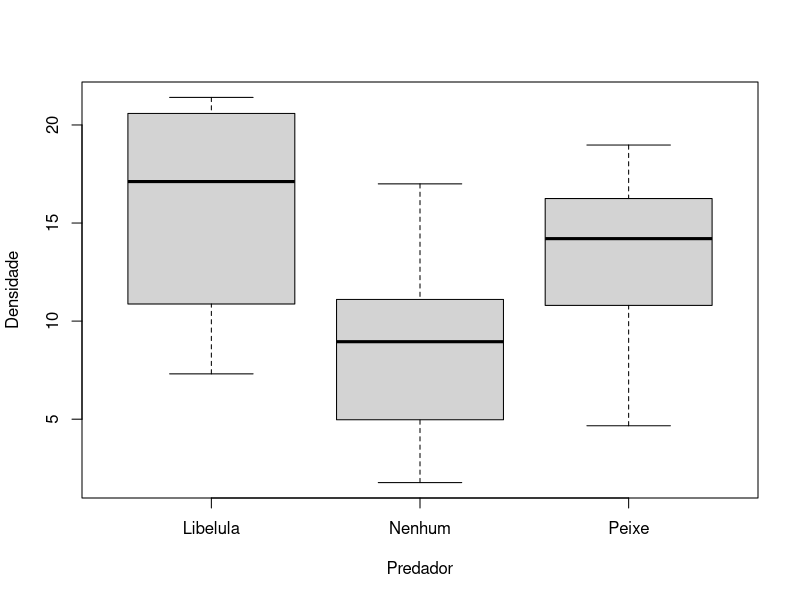
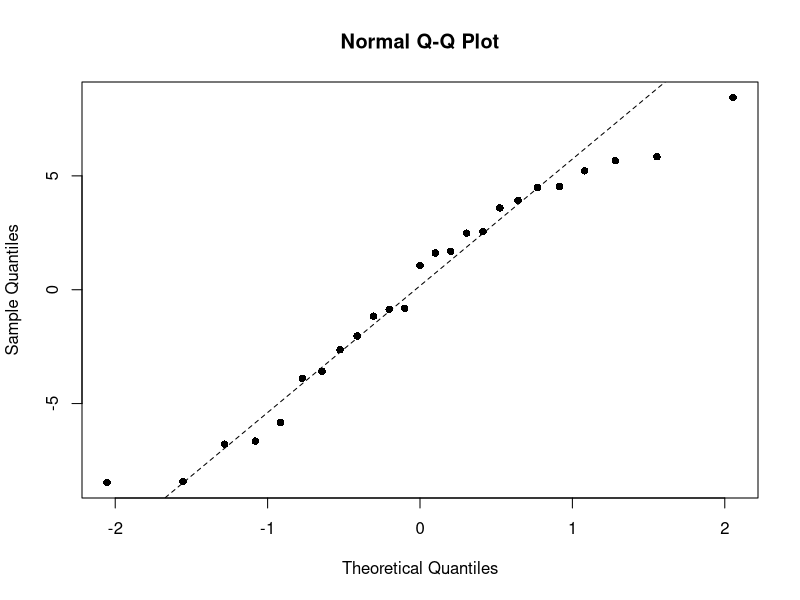
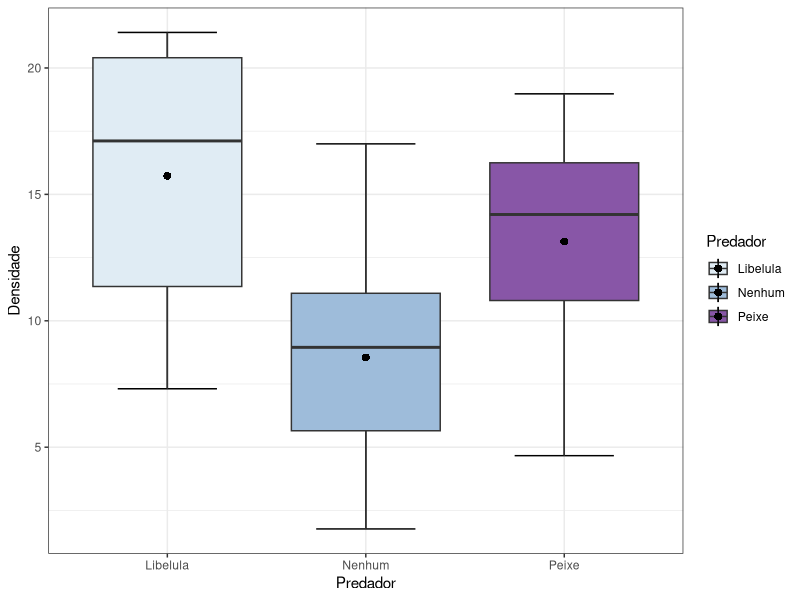

The R source for these figures, in order:
#####################
# ANOVA             #
# Disciplina R.     #
# 10.10.2023        #
# Simone            #
#####################

dir()
read.table("peixes.txt", header=T)
dados<-read.table("peixes.txt", header=T)
attach(dados)
summary(dados)
str(dados)

# O R está entendendo a variável "Predador" como texto e é preciso transformá-la em fator.

dados$Predador <- as.factor(dados$Predador)

boxplot(Densidade ~ Predador)

### Teste de pressupostos ###

#Teste de homogeneidade de variâncias:

library(car)

# Desejamos um valor de p > 0.05

leveneTest(Densidade~Predador) # p = 0.6329


### Pressuposto da normalidade dos resíduos

# Para testar a normalidade, precisamos rodar o teste para extrair os resíduos

resultado<-aov(Densidade~Predador) #salvou o resultado em um objeto "resultado".

resultado2<-lm(Densidade~Predador) #outra forma de fazer a anova usando a função lm.

ls() #Lista os objetos na memória do R
ls(resultado) #Lista "as partes" de um objeto

#Os resíduos:
resultado$residuals

qqnorm(resultado$residuals, pch=16)
qqline(resultado$residuals, lty=2)

#Se quiser use um teste de normalidade:

shapiro.test(resultado$residuals) #p-value = 0.3515
# desejamos um p > 0.05


##### ANOVA ####

# Pergunta = O predador interfere na densidade da presa?

# H0 = Não interfere/ não há diferença significativa

# Desejamos encontrar p < 0.05

summary(resultado)

summary(resultado2) 


#### Teste a posteriori:

#Teste de Tukey - só funciona com a função aov

TukeyHSD(resultado)

# Nenhum-Libelula - 0.0175643
# Peixe-Libelula - 0.5886784
# Peixe-Nenhum - 0.1799912


### Gráfico ###

library(ggplot2)
library("RColorBrewer") 

ggplot(dados, aes(x = Predador, y = Densidade, fill = Predador)) +
  stat_boxplot(geom = "errorbar", width = 0.5) +
  geom_boxplot() +
  theme_bw()+
  scale_fill_brewer(palette = 3) +
  stat_summary(fun.y= "mean",color= "black", shape=16)

## TESTE ###
# Subindo esse codigo via exclusivamente terminal / vim



